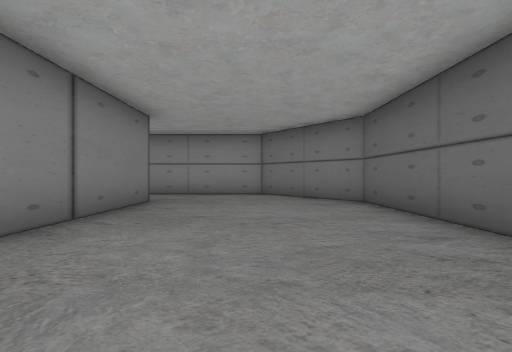
[1] (above)

16 first-person views from a walk through a 3-D level made in the Unity game engine. The camera is 1.2 m above the floor, looks level and sees 90° across. The floor is counted in squares, 2 m on a side. Each view is taken from the middle of a square. On the plan, view 1 faces up. The plan holds only what a view shows up to about 9 squares ahead; the rest is blank. The place goes on beyond the plan. The player character is not drawn.

[2]
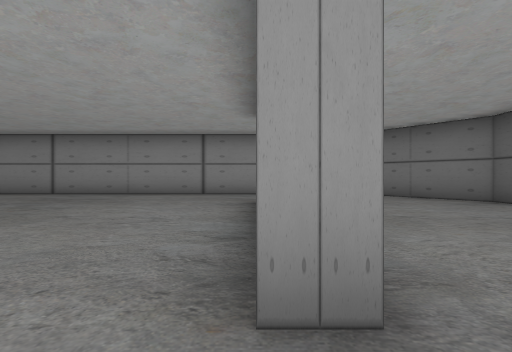

[3]
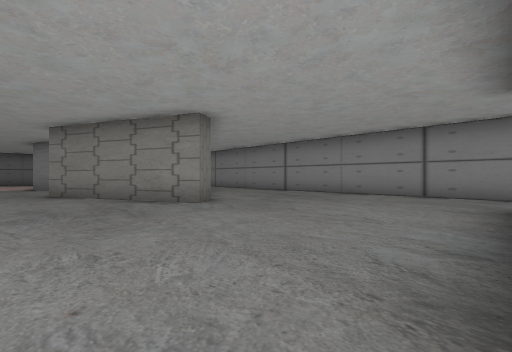

[4]
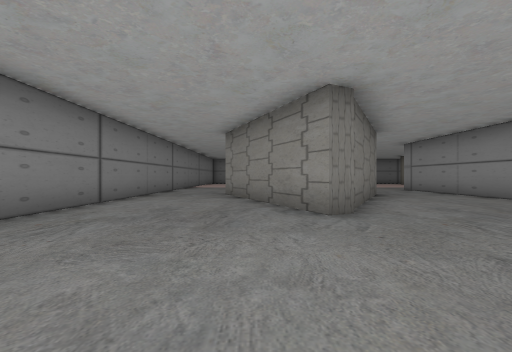

[5]
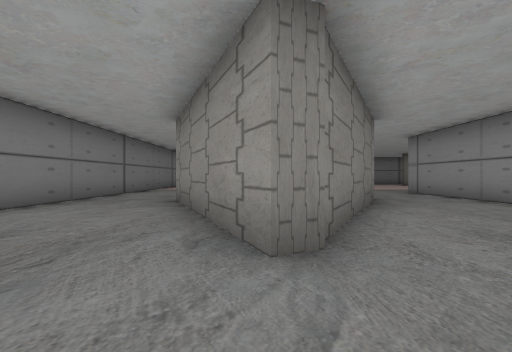

[6]
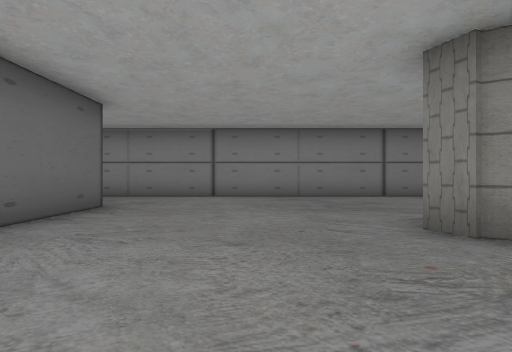

[7]
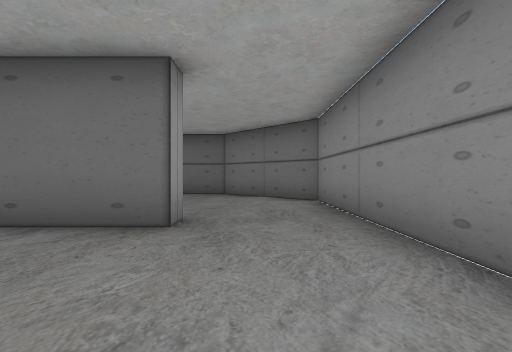

[8]
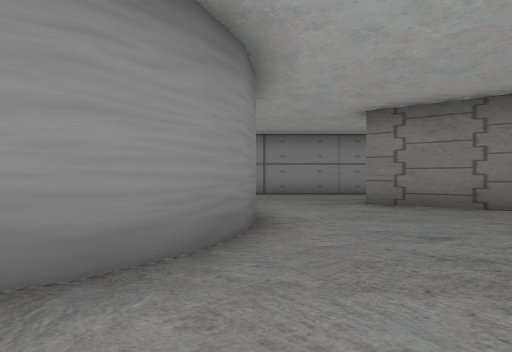

[9]
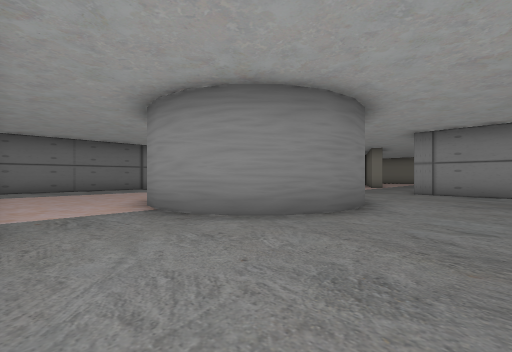

[10]
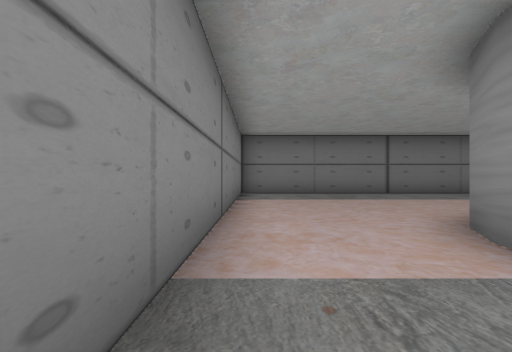

[11]
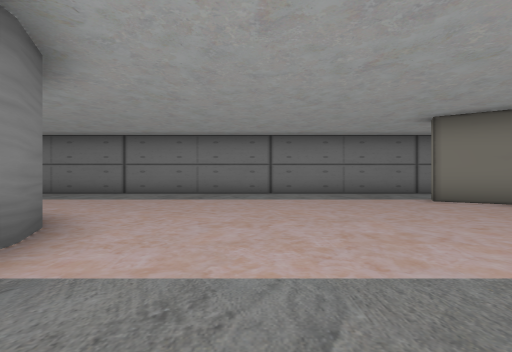

[12]
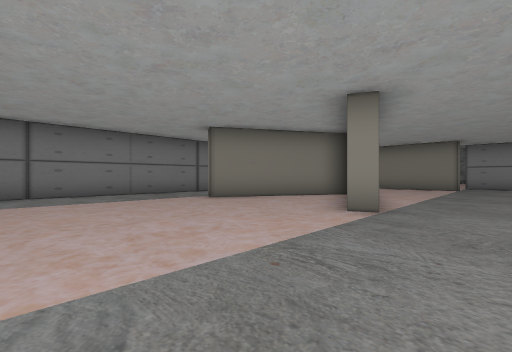

[13]
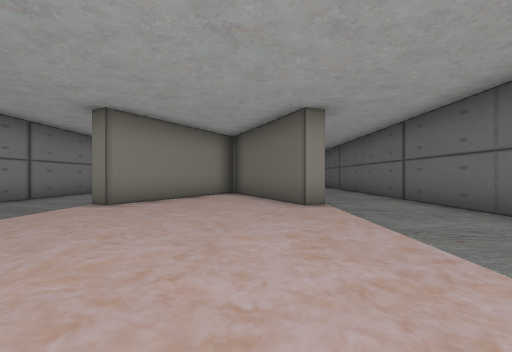

[14]
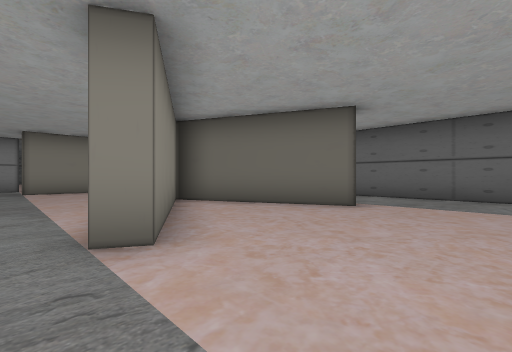

[15]
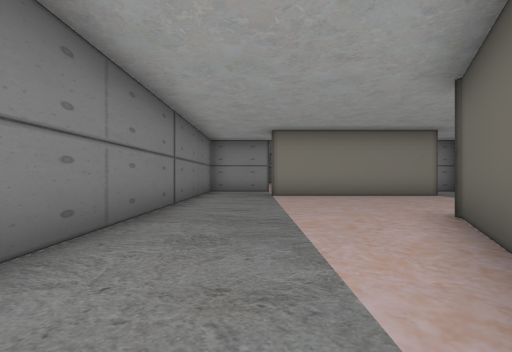

[16]
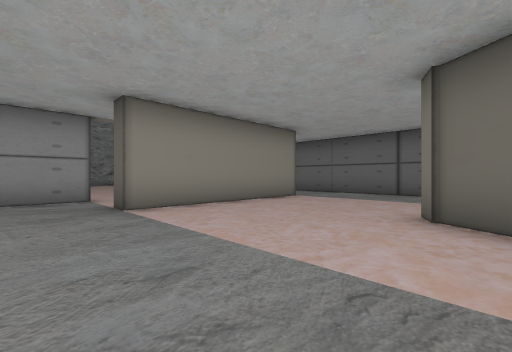

### Floor plan
Points are (right, up) in squares from view 1. A wall is a line through its corners. A room is listed if a view was taken in it or the views show most of it. See-through windows are left out.
Room 1 (views 1, 2, 3, 4, 5, 6, 7)
walls: (-2.5, 6) (-2.5, 2.5); (-2.5, 1) (-3, 1) (-3, 3); (-10.6, 4.4) (-12.7, 5.6); (-12.4, 6) (-8, 3.4) (-7.9, 3.1) (-12.5, 1); (-11.5, -1.5) (0.2, -1.5) (2.5, 1) (2.5, 5.9) (0.2, 8.5) (-15.2, 8.5); (-15.1, 4.3) (-15, 3.5) (-15.1, 2.7) (-15.5, 2) (-16, 1.5) (-16.7, 1.1)
ways out: opening at (-13.3, 0.7) to room 2; opening at (-17, 0) to room 3; opening at (-16, 7) to room 3
Room 2 (views 8, 9, 10)
walls: (-15, -1.5) (-11.5, -1.5)
ways out: opening at (-13.3, 0.7) to room 1; opening at (-17, -1) to room 3
Room 3 (views 11, 12, 13, 14)
walls: (-19, 5.5) (-18.2, 5.9); (-16.7, 1.1) (-17.5, 1) (-18.3, 1.1) (-19, 1.5); (-24.7, 11.5) (-24.7, -1.5) (-16.5, -1.5); (-15.2, 10) (-15.2, 11.5); (-17.5, 12.4) (-18, 12.2) (-19.8, 16.1) (-22.1, 12.2) (-22.5, 12.5)
ways out: opening at (-17, 0) to room 1; opening at (-16, 7) to room 1; opening at (-17, -1) to room 2; opening at (-23.5, 12.5) to room 4; opening at (-16.5, 12.5) to room 4
Room 4 (views 15, 16)
walls: (-21, 14.9) (-20, 16.8) (-19.6, 16.9); (-17.5, 20.7) (-22.5, 20.7); (-15.2, 17.9) (-15.2, 20); (-24.7, 20.5) (-24.7, 11.5); (-15.2, 11.5) (-15.2, 16)
ways out: opening at (-23.5, 12.5) to room 3; opening at (-16.5, 12.5) to room 3; opening at (-23.5, 21); opening at (-16.5, 21)

Positions as (right, up) in squares from view 1, and headings:
1: (0, 0), facing up
2: (-3, 0), facing up
3: (-3, 0), facing up-left
4: (-4, 2), facing left
5: (-6, 3), facing left
6: (-6, 6), facing down
7: (-6, 0), facing right
8: (-15, 0), facing up
9: (-13, -1), facing up-left
10: (-16, -1), facing left
11: (-16, 8), facing left
12: (-16, 8), facing up-left
13: (-19, 7), facing up
14: (-23, 10), facing up-right
15: (-23, 13), facing up
16: (-24, 16), facing up-right
